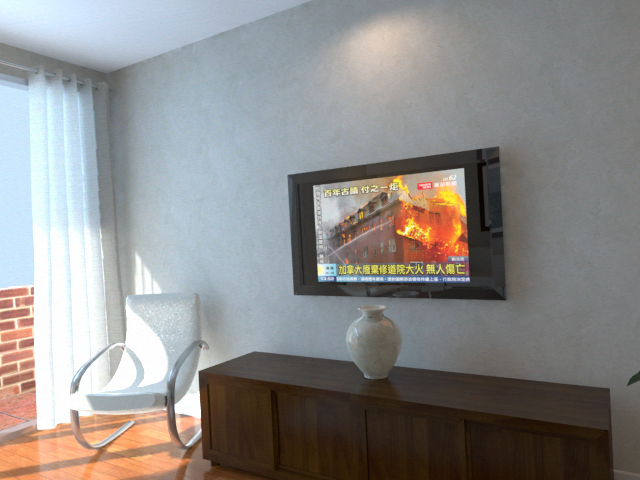
#> input picture assets/icl_snippet/250.png, 640 x 480 px
$ python sift.py assets/icl_snippet/250.png
#> lines starting #> are read from the running program, lines starting #| are printed output that depends on the picture
# https://docs.opencv.org/4.x/da/df5/tutorial_py_sift_intro.html
import numpy as np
import cv2
import argparse

def argconfig():
    parser = argparse.ArgumentParser(description='SIFT Demo.')
    parser.add_argument('input', type=str, default='',
        help='Image path.')
    parser.add_argument('--rich_vis', action='store_true',
        help='Save output frames to a directory (default: False)')


    return parser.parse_args()

if __name__ == '__main__':
    args = argconfig()
    img = cv2.imread(args.input)
#> img is the input picture: shape (480, 640, 3); mean B, G, R 137.9, 139.7, 141.5
    gray = cv2.cvtColor(img, cv2.COLOR_RGB2GRAY)
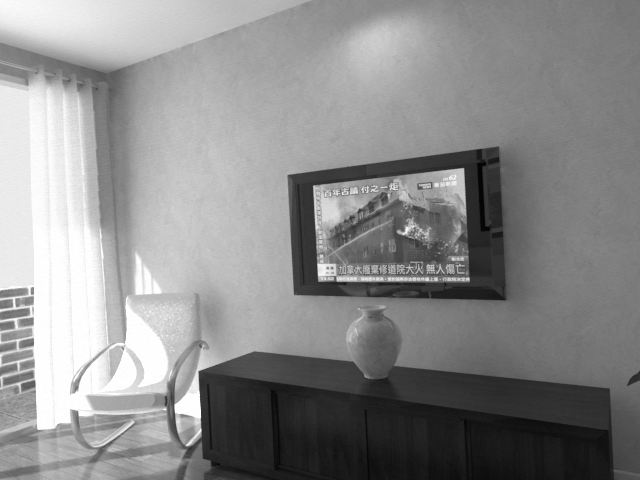
#> gray: shape (480, 640); min 2, max 255, mean 139.4

    sift = cv2.SIFT_create()
    kp = sift.detect(gray, None)
#> kp = 598 keypoints; strongest (x, y, size): (190, 405, 17.3), (324, 271, 11.9), (452, 184, 19.7), (468, 279, 2.6)

    if not args.rich_vis:
        ret_img = cv2.drawKeypoints(gray, kp, img)
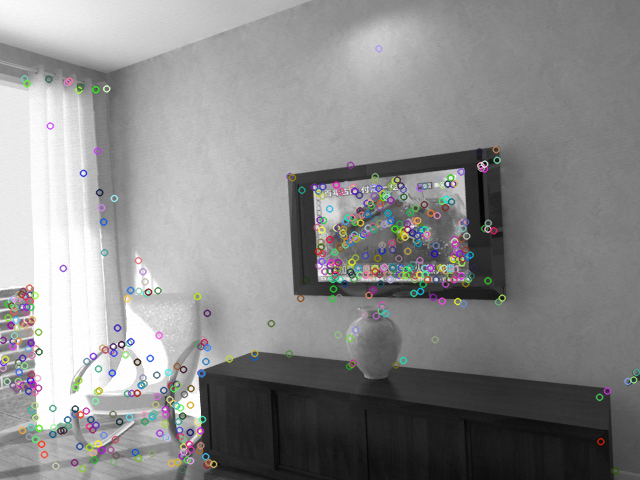
#> ret_img: shape (480, 640, 3); mean B, G, R 138.8, 138.8, 138.9
        cv2.imshow('SIFT', ret_img)
    else:
        ret_img = cv2.drawKeypoints(gray, kp, img, flags=cv2.DRAW_MATCHES_FLAGS_DRAW_RICH_KEYPOINTS)
        cv2.imshow('SIFT', ret_img)

    cv2.waitKey()
    cv2.destroyAllWindows()

$ run again, on assets/icl_snippet/258.png
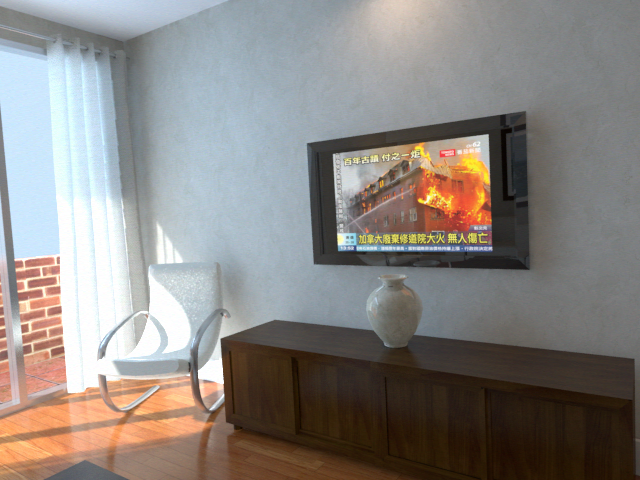
#> input picture assets/icl_snippet/258.png, 640 x 480 px
#> img is the input picture: shape (480, 640, 3); mean B, G, R 130.7, 134.4, 139.1
#> `gray = cv2.cvtColor(img, cv2.COLOR_RGB2GRAY)`:
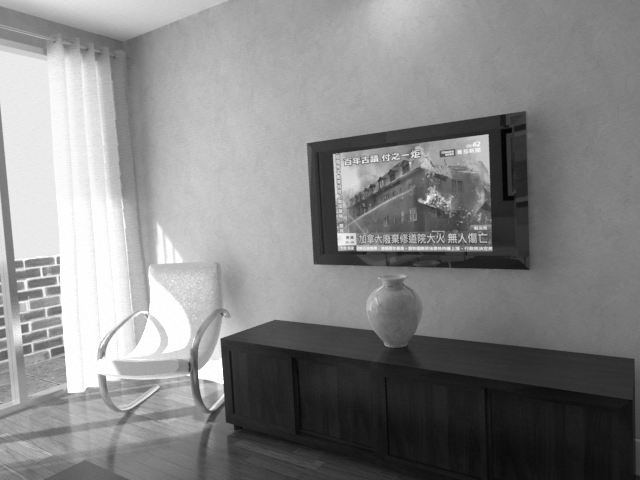
#> gray: shape (480, 640); min 3, max 255, mean 133.8
#> kp = 649 keypoints; strongest (x, y, size): (213, 371, 16.7), (344, 240, 11.9), (476, 150, 20.3), (490, 248, 2.7)
#> `ret_img = cv2.drawKeypoints(gray, kp, img)`:
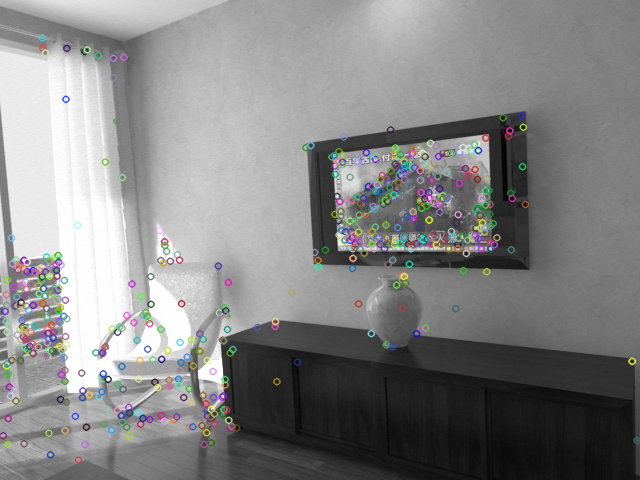
#> ret_img: shape (480, 640, 3); mean B, G, R 133.2, 133.2, 133.2

$ run again, on assets/icl_snippet/266.png
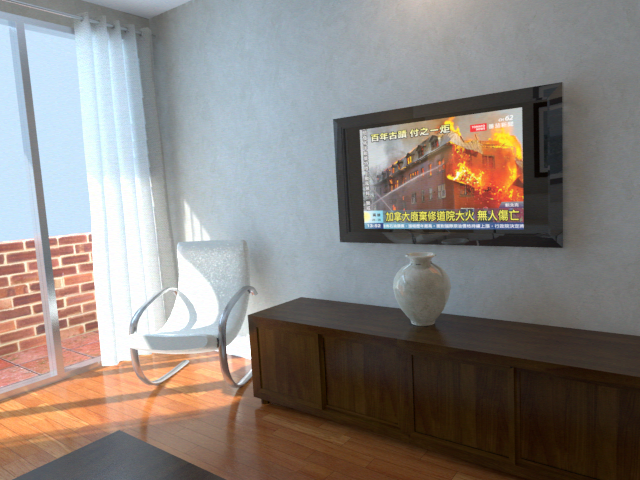
#> input picture assets/icl_snippet/266.png, 640 x 480 px
#> img is the input picture: shape (480, 640, 3); mean B, G, R 127.1, 131.8, 138.5
#> `gray = cv2.cvtColor(img, cv2.COLOR_RGB2GRAY)`:
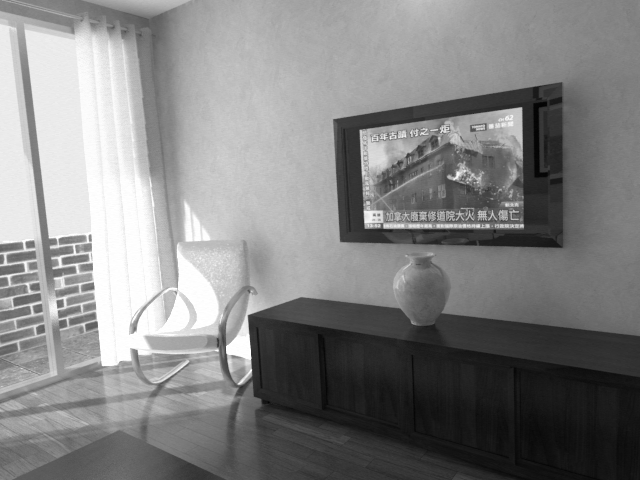
#> gray: shape (480, 640); min 3, max 255, mean 131.2
#> kp = 756 keypoints; strongest (x, y, size): (240, 347, 16.3), (371, 218, 11.9), (509, 124, 20.9), (522, 226, 2.7)
#> `ret_img = cv2.drawKeypoints(gray, kp, img)`:
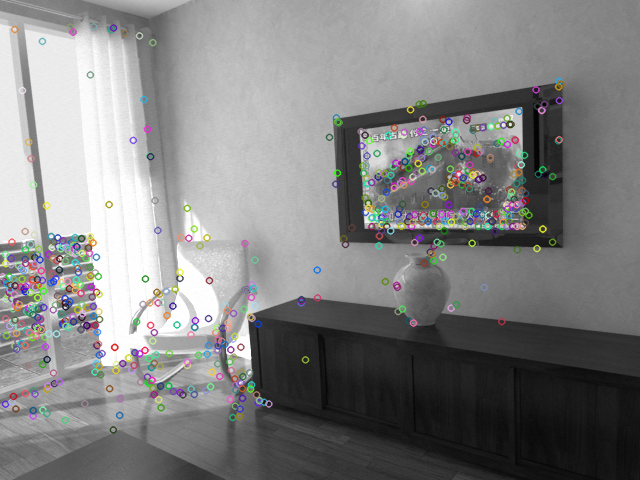
#> ret_img: shape (480, 640, 3); mean B, G, R 130.3, 130.4, 130.4
